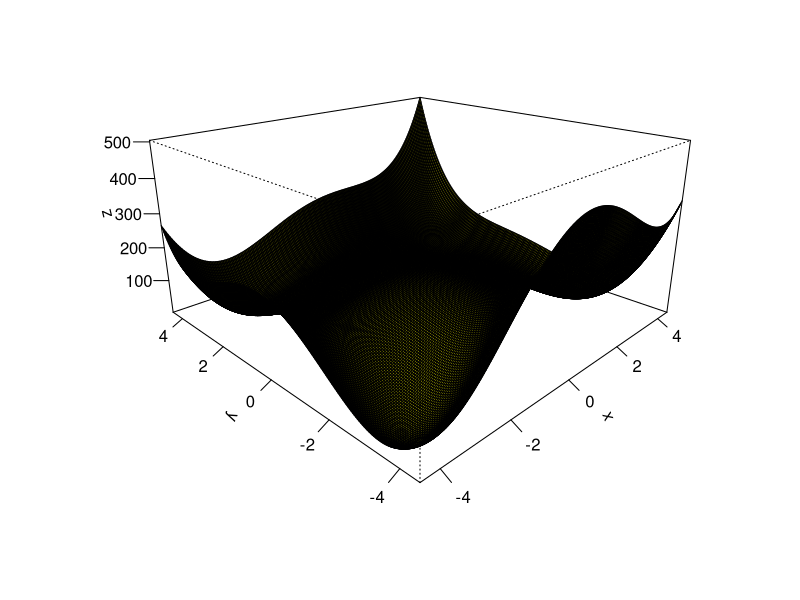
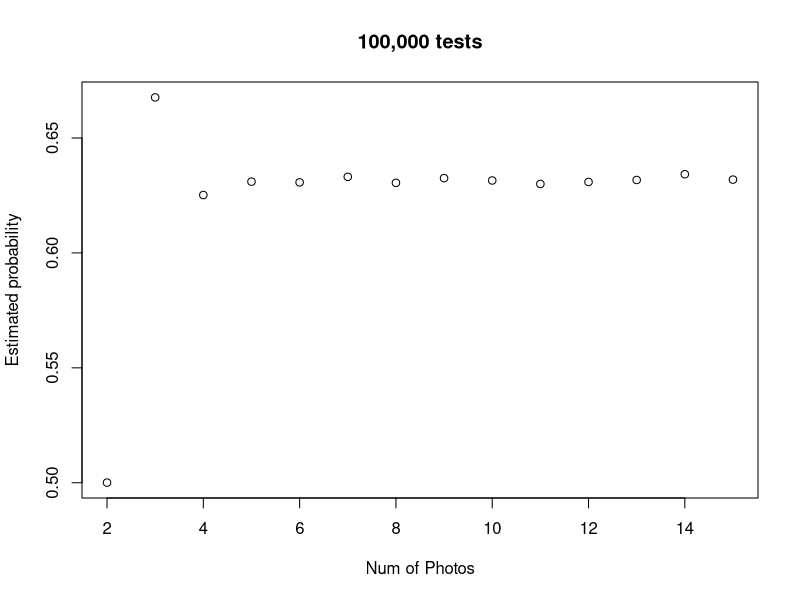

Generate these figures, in order, with R: (Note: this script raises an error after producing the figures.)
####################Question 1############################
#Question 1 Cholesky decomposition
#Defining the Matrix
A<-matrix(c(3,-1,0,-1,0,-1,3,-1,3,-1,0,-1,3,1,0,-1,3,1,5,-1,0,-1,0,-1,1), nrow=5)

#defining function
choleskyDecompTrans <- function(m) {
  cRows <- nrow(m)
  cCols <- ncol(m)
  
  L = diag(0, cRows)
  
  for(i in 1:cRows) {
    
    for(k in 1:i) {
      
      sum <- 0
      
      for(j in 1:k)
        sum <- sum + L[j, i] * L[j, k]
      #if not diagonal 
      if(i == k)
        L[k, i] <- sqrt(m[i, i] - sum)
      #if diagonal
      if(k == k)
        L[k, i] <- (m[k, i] - sum) / L[k, k]
    }
  }
  return(t(L))
}

#Runs the function
choleskyDecompTrans(A)

####################Question 2############################
#Question 2 #Singular value Decompostion
#the creation of matrix
Q2Matrix <- matrix(c(1,1,1,1,2,0,0,0),nrow = 4)
#Displaying original matrix
Q2Matrix
#using the svd function to show the singular values
sv <-svd(Q2Matrix)
#Displaying Singular values
sv
####################Question 3############################
#Question 3
####################Question 4############################
#Question 4
####################Question 5#############################
#Question 5 Use of the Optim Function
#Function plot - Plot the formula below
Question5F<-function(x,y,a,b) (x^2+y-11)^2+(x+y^2-7)^2
#defining the x,y and z of the measurements
x<-seq(-4.5,4.5,length.out = 200)
y<-seq(-4.5,4.5,length.out = 200)
z<-outer(x,y,Question5F,a=1,b=100)

#plotting the graph 
persp(x,y,z,theta =-45,phi=20,expand=0.5,col="yellow",shade =1,ticktype ="detailed",xlab ="x",ylab ="y",zlab="z")

#Writing the function so x,y is a vector
Question5FV<-function(vec) (vec[1]^2+vec[2]-11)^2+(vec[1]+vec[2]^2-7)^2


###################Finding the minimums###########################
#Minimum can be found based on value being 0 or so close to 0
#Based on plot there seems to be 4 dips representing each minimum is extracted here
#From plot minimum seems to be near x=-4,y=-4.
minimum1<- optim(c(-4,-4),Question5FV)$par
minimum1

#From plot minimum seems to be near x = 4, y= -3.5
minimum2 <- optim(c(4,-3.5),Question5FV)$par
minimum2

#From plot minimum seems to be near x = -3.5, y = 3.5
minimum3 <- optim(c(-3.5, 3.5),Question5FV)$par
minimum3

#From plot minimum seems to be near x = 3.5, y = 3.5
minimum4 <- optim(c(3.5,3.5),Question5FV,hessian = TRUE)$par
minimum4

####################Finding the Maximum points#####################
maximum1 <- optim(c(0,0),control=list(fnscale=-1),Question5FV)$par
maximum1

###################finding the saddle points######################
#Lets define the partial derivatives by plugging vec[1] and vec[2] instead of x and y
fx <- function(x,y,h=0.001){
  (Question5F(x+h,y) - Question5F(x,y))/h
}
fy <- function(x,y,h=0.001){
  (Question5F(x,y+h)-Question5F(x,y))/h
}


fxb <- function(vec){
  fx(vec[1],vec[2])
}
fyb <- function(vec){
  fy(vec[1],vec[2])
}

#call sumssq the function of the vector vec made of the sum of the squares
#of the two parial derivatives
sumssq <- function(vec){
  fxb(vec)^2+fyb(vec)^2
}

#Now we can find the coordinates of the saddle points through "optim".
#We do exactly the same thing for all three points, just changing the guess of their location. 
#according to the graph. 

saddle_point1 <- optim(c(-3.5,0),sumssq)$par
saddle_point1

saddle_point2 <- optim(c(0,-3.5),sumssq)$par
saddle_point2

saddle_point3 <- optim(c(0,2),sumssq)$par
saddle_point3

#creating a list of minimum points
minimum_list <- list(minimum1,minimum2,minimum3,minimum4)
#List of minimum points
minimum_list

#this represents the only maximum point in graph
maximum1

#list of saddle points
saddle_point_list <- list(saddle_point1,saddle_point2,saddle_point3)
#Print of saddle point list
saddle_point_list

####################Question 7#################################
#Photos of famous actors 

#variable to keep track of matched amount
totalNumberMatched <- 0


#function of pairing actors
pairActor <- function(secNumber, trials){
  #variable to track if match has taken place
  numOfMatches <- 0
  #looping through number of trials = 100,000
  for (t in 1:trials) {
    #variables storing the number of photos present in each sequance
    numberOfActors <- seq(1:secNumber)
    numberOfBabys <- sample(1:secNumber)
    
    #for loop comparing
    for(i in 1:secNumber){
      if(numberOfActors[i] == numberOfBabys[i])
      {
        #If match takes place, log
        numOfMatches = numOfMatches + 1
      }
    }
    #checking if matches have taken place
    if(numOfMatches != 0){
      #if any number of matches has taken place, track total number of matches
      totalNumberMatched = totalNumberMatched +1
      #Number of matches set to zero so tracking can take place
      numOfMatches = 0
    }
  }
 #print out the % of successful matches over the trials
  percentageSuccess <- totalNumberMatched/trials
  return(percentageSuccess)
}

#set the number of pictures present
nPictures <- seq(2,15)
#define the number of times the results will be collected
result <- seq(1,14)

#call the function 14 times storing the results each time,  
for(n in 1:14){
  result[n] <- pairActor(nPictures[n],100000)  
}

#forming a final plot so that it can be plotted againced the correct number of photos
finalPlot <- matrix(c(seq(2,15),result), nrow = 14)

#plotting the final results on graph
plot(finalPlot,main = "100,000 tests", xlab = "Num of Photos",ylab = "Estimated probability")

#Commenting done inside of submission document. 
#Discussing the reason probability stabilizes at 5+ photos


################################## Question 8 ##################################
#EigenFaces 
#loading the images
face1.bmp <- read.bmp(file.choose())
face2.bmp <- read.bmp(file.choose())
face3.bmp <- read.bmp(file.choose())

#Working out the averages of the 3 faces and plot an image of it
#defining rotate function
rotate.m <- function(m) t(m)[,nrow(m):1]

#getting the average of the 3 face matrix
averOfFaces <- (face1.bmp+face2.bmp+face3.bmp)/3

#plotting image 1
image(rotate.m(face1.bmp),col = gray((0:255)/255),axes=F)
#plotting image 2
image(rotate.m(face2.bmp),col = gray((0:255)/255),axes=F)
#plotting image 3
image(rotate.m(face3.bmp),col = gray((0:255)/255),axes=F)

#Plotting the average of the 3 images
image(rotate.m(averOfFaces),col = gray((0:255)/255),axes=F)

#Plotting images of difference of each face from the average face on one figure.
#defining the difference between the original faces vs the average face
differnce1 <- face1.bmp - averOfFaces
differnce2 <- face2.bmp - averOfFaces
differnce3 <- face3.bmp - averOfFaces

par(mfrow = c(2,2))
#plotting image 1
image(rotate.m(differnce1),col = gray((0:255)/255),axes=F)
#plotting image 2
image(rotate.m(differnce2),col = gray((0:255)/255),axes=F)
#plotting image 3
image(rotate.m(differnce3),col = gray((0:255)/255),axes=F)

#Plotting the average of the 3 images
image(rotate.m(averOfFaces),col = gray((0:255)/255),axes=F)

#eigenfaces

#turn face matrix into there own vectors

face1Vector <-as.vector(face1.bmp)
face2Vector <-as.vector(face2.bmp)
face3Vector <-as.vector(face3.bmp)

#storing the vectors inside of a matrix
fullFaceMatrix <- MatrixofDiff <- cbind(as.vector(differnce1),as.vector(differnce2),as.vector(differnce3))

sv <- svd(fullFaceMatrix)

eigenFaces <- sv$u%*%diag(sv$d)%*%sv$v

par(mfrow = c(1,3))

#Printing the eigenfaces
image(matrix(eigenFaces[,1],nrow = 51,byrow = T),col = gray((0:255)/255),axes=F) 
image(matrix(eigenFaces[,2],nrow = 51,byrow = T),col = gray((0:255)/255),axes=F)
image(matrix(eigenFaces[,3],nrow = 51,byrow = T),col = gray((0:255)/255),axes=F)

####################Question 9#########################
#Binomial Distribution

#define function that generates data from a binomial distribution
generateMeanData <-function(m,n){
  
  dataSets <- array(0,dim = c(n,n,m))
  
  bdData <- apply(dataSets,3,function(x) rbinom(n,size = 10,prob = 0.01))
  
}
#gets the mean from the generate data
meanOf20 <-apply(generateMeanData(10000,20),2,function(x) c(mean(x)))
meanOf100 <-apply(generateMeanData(10000,100),2,function(x) c(mean(x)))

#plot the histogram
par(mfrow = c(1,2))


hist(meanOf20)
hist(meanOf100)


####################Question 10

#define the variables x and y 
x <- rnorm(20,100,4)
y <- 2+x+(rnorm(20,0,1))

#plotting the x and y points with there lines
plot(x,col="blue",ylim = c(min(x)-1,max(x)-1))
abline(h=mean(x),col="blue")
points(y,col="red")
abline(h=mean(y),col="red")

#storing the independent T test
unPariedTest <- t.test(x,y)
#storing the paired test
pairedTests <- t.test(x,y,paired = T)

unPariedTest
pairedTests
